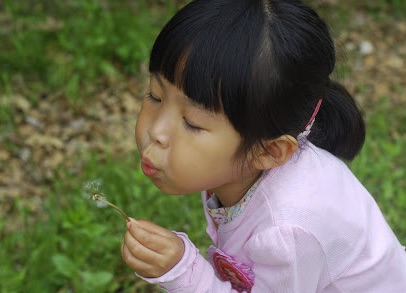
#> input picture img/girl.jpg, 406 x 293 px
$ python 03polygon.py
#> lines starting #> are read from the running program, lines starting #| are printed output that depends on the picture; after the words box and inside, x2 and y2 are one past the last pixel; in counts of white or black regions, pixels touching at a corner belong together
import cv2
import numpy as np

img_file = "./img/girl.jpg"
img = cv2.imread(img_file)
#> img is the input picture: shape (293, 406, 3); mean B, G, R 82.4, 104.7, 105.5

cv2.rectangle(img,(50,50),(150,150),(255,0,0),5)
cv2.rectangle(img,(300,300),(100,100),(0,255,0),10)
cv2.rectangle(img,(450,200),(200,450),(0,0,255),-1)
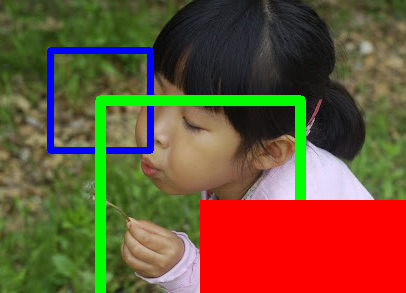
#> img: shape (293, 406, 3); mean B, G, R 53, 82.3, 110.5

cv2.imshow("GIRL",img)
cv2.waitKey()
cv2.destroyAllWindows()

img = np.full((500,500,3),255,np.uint8)

cv2.circle(img,(150,150),100,(255,0,0),)
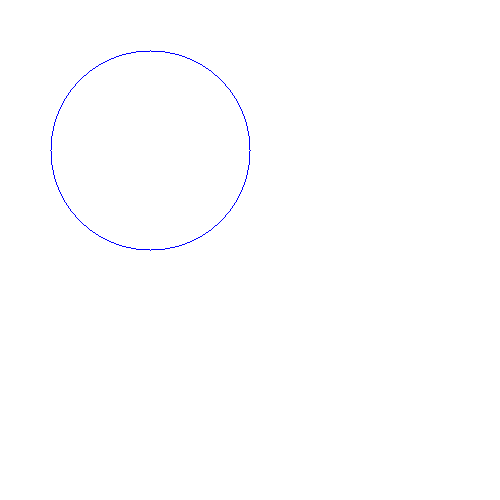
#> img: shape (500, 500, 3); mean B, G, R 255, 254.4, 254.4
cv2.circle(img,(300,150),70,(0,255,0),5)
cv2.circle(img,(450,200),50,(0,0,0),-1)


cv2.ellipse(img,(325,300),(75,50),0,0,360,(255,0,0))
cv2.ellipse(img,(450,300),(50,75),0,0,180,(255,0,255))
cv2.ellipse(img,(50,425),(75,50),15,0,360,(255,0,0))
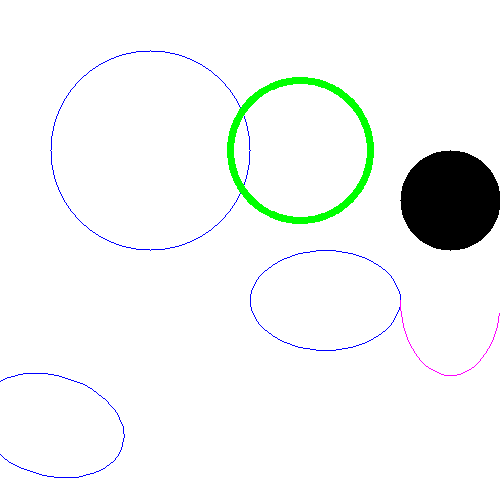
#> img: shape (500, 500, 3); mean B, G, R 243.8, 245.6, 242.6
cv2.ellipse(img,(200,425),(50,75),45,90,180,(255,0,255))
#> img: shape (500, 500, 3); 0.04% of pixels changed, all inside (x1, y1, x2, y2) = (136, 390, 166, 479)

cv2.imshow("GIRL",img)
cv2.waitKey()
cv2.destroyAllWindows()
